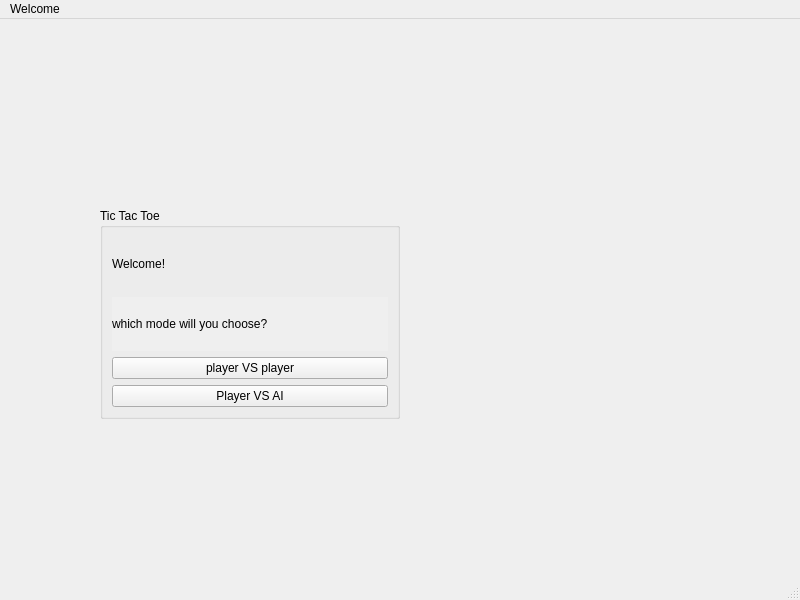
<?xml version="1.0" encoding="UTF-8"?>
<ui version="4.0">
 <class>MainWindow</class>
 <widget class="QMainWindow" name="MainWindow">
  <property name="geometry">
   <rect>
    <x>0</x>
    <y>0</y>
    <width>800</width>
    <height>600</height>
   </rect>
  </property>
  <property name="windowTitle">
   <string>Welcome</string>
  </property>
  <property name="autoFillBackground">
   <bool>false</bool>
  </property>
  <widget class="QWidget" name="centralwidget">
   <widget class="QGroupBox" name="groupBox">
    <property name="geometry">
     <rect>
      <x>100</x>
      <y>189</y>
      <width>300</width>
      <height>211</height>
     </rect>
    </property>
    <property name="autoFillBackground">
     <bool>false</bool>
    </property>
    <property name="title">
     <string>Tic Tac Toe</string>
    </property>
    <layout class="QHBoxLayout" name="horizontalLayout">
     <item>
      <layout class="QVBoxLayout" name="verticalLayout">
       <item>
        <widget class="QLabel" name="label_2">
         <property name="text">
          <string>Welcome!</string>
         </property>
        </widget>
       </item>
       <item>
        <widget class="QLabel" name="label">
         <property name="autoFillBackground">
          <bool>true</bool>
         </property>
         <property name="text">
          <string>which mode will you choose?</string>
         </property>
         <property name="scaledContents">
          <bool>false</bool>
         </property>
        </widget>
       </item>
       <item>
        <widget class="QPushButton" name="pushButton_playerxplayer">
         <property name="text">
          <string>player VS player</string>
         </property>
        </widget>
       </item>
       <item>
        <widget class="QPushButton" name="pushButton_AI">
         <property name="text">
          <string>Player VS AI</string>
         </property>
        </widget>
       </item>
      </layout>
     </item>
    </layout>
   </widget>
  </widget>
  <widget class="QMenuBar" name="menubar">
   <property name="geometry">
    <rect>
     <x>0</x>
     <y>0</y>
     <width>800</width>
     <height>19</height>
    </rect>
   </property>
   <widget class="QMenu" name="menuWelcome">
    <property name="title">
     <string>Welcome</string>
    </property>
   </widget>
   <addaction name="menuWelcome"/>
  </widget>
  <widget class="QStatusBar" name="statusbar"/>
 </widget>
 <resources/>
 <connections/>
</ui>
